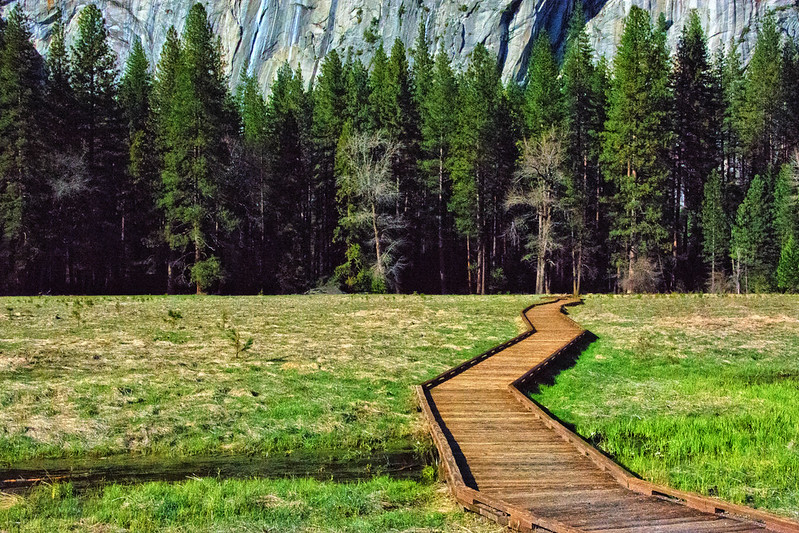
#> input picture Imagen/paisaje3.jpg, 799 x 533 px, found by its file name
$ python ExamenProblema5.py
#> lines starting #> are read from the running program, lines starting #| are printed output that depends on the picture
# -*- coding: utf-8 -*-
"""
Created on Sat May 29 17:50:46 2021


Alumno: Antonio Alberto de la Luz Perez Rodriguez
"""
from PIL import Image

img_bd = Image.open("/Users/MI PC/Documents/Tratamiento de imagenes/Imagen/paisaje3.jpg")
#> img_bd is the input picture: PIL image 799x533 RGB; mean R, G, B 98.8, 103.6, 65.9
hand = Image.open("/Users/MI PC/Documents/Tratamiento de imagenes/Imagen/yo.jpg")
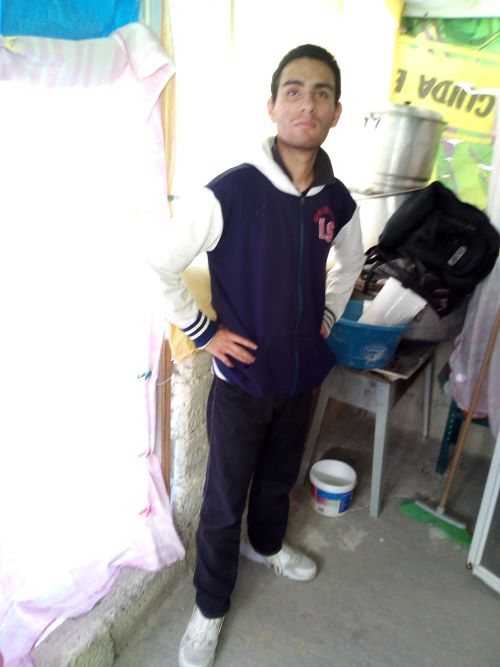
#> input picture Imagen/yo.jpg, 500 x 667 px, found by its file name
#> hand is the input picture: PIL image 500x667 RGB; mean R, G, B 162.3, 163.4, 161.6

hand_resize = hand.resize((1200,700))
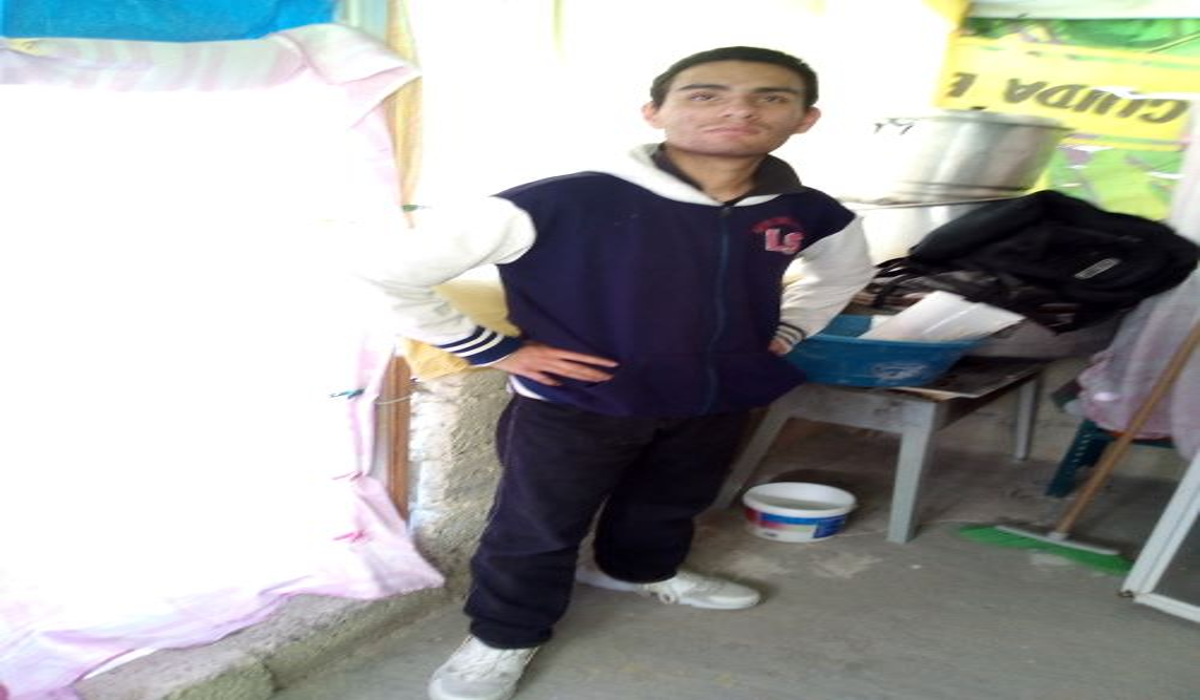
#> hand_resize: PIL image 1200x700 RGB; mean R, G, B 162.3, 163.4, 161.6

#> (the run stopped early here; a loop or call above may not have finished)
